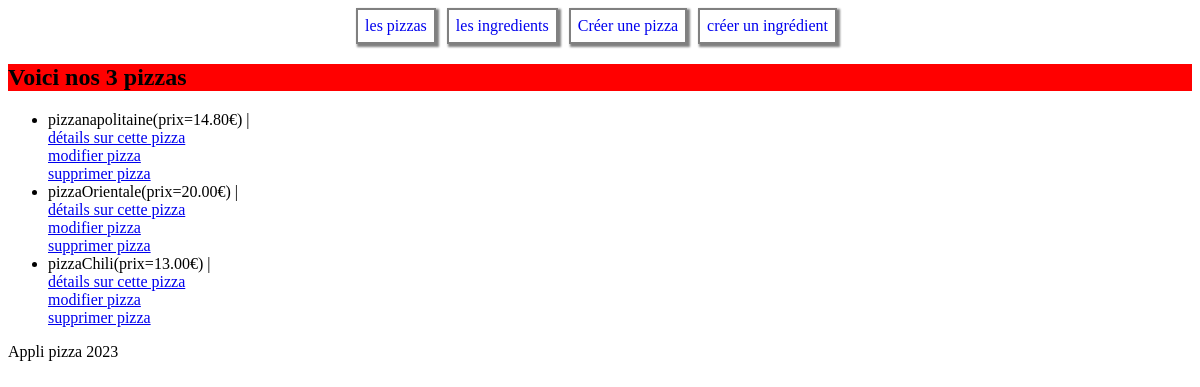
Page /pizzas/ on the committed database.
### applipizza/models.py (models this page shows)
class Pizza(models.Model):
    idPizza=models.AutoField(primary_key=True)
    nomPizza=models.CharField(max_length=50, verbose_name='nom pizza')
    prix=models.DecimalField(max_digits=4, decimal_places=2, verbose_name='le prix')
    def __str__(self)-> str:
        return 'pizza' + self.nomPizza+'(prix='+str(self.prix)+'€'+')'

### applipizza/views.py (the view)
# urls.py: path('pizzas/', views.pizzas),
def pizzas(request):
    lesPizzas=Pizza.objects.all()
    return render(
        request,
        "applipizza/pizzas.html",
        {"pizzas":lesPizzas}
        )

### applipizza/templates/applipizza/pizzas.html (shortened to what this page needs)
<!Doctype html>
<html lang="fr">
  <head>
  </head>
  <body>
	 <main>
	    {% extends 'applipizza/base.html' %}
		{% block content %}
		<h2> Voici nos {{pizzas|length}} pizzas </h2>
		<ul>
			{% for piz in pizzas %}
			<li>  {{piz}}   | </li>
			<a href="/pizzas/{{piz.idPizza}}/"> détails sur cette pizza   </a> <br/>
			<a href="/pizzas/{{piz.idPizza}}/update/"> modifier pizza   </a> <br/>
			<a href="/pizzas/{{piz.idPizza}}/delete/"> supprimer pizza   </a> <br/>
			{% endfor %}
		</ul>
		{% endblock %}

### applipizza/static/applipizza/css/styles.css (style rules this page uses)
h2 { background-color:red; }

### rows in the picture
Pizza: nomPizza+prix "pizzanapolitaine(prix=14.80€)"
Pizza: nomPizza+prix "pizzaOrientale(prix=20.00€)"
Pizza: nomPizza+prix "pizzaChili(prix=13.00€)"

### other values in the picture
{{ pizzas|length }} "3"
